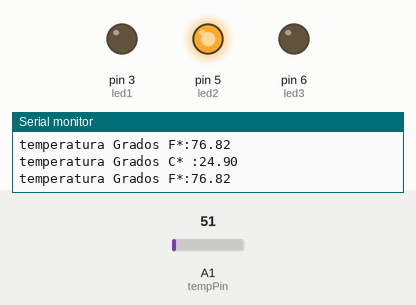
Recording of a sketch running on a simulated Arduino Uno, built with avr-gcc and run on an emulated ATmega328P. Shown: output pins drawn as LEDs (lit = HIGH), the last lines printed to the serial monitor. The inputs (shaded band) are chosen by the test bench; at power-on: A1 (tempPin) = 51.

Above: at 1.8 s.
1.9 s: A1 (tempPin) set to 58
At 2.4 s:
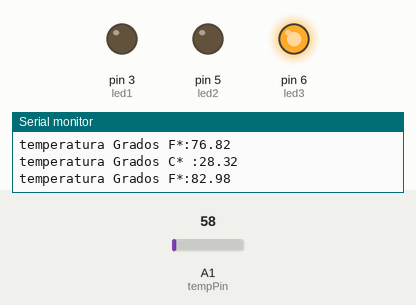
3.5 s: A1 (tempPin) set to 30
At 5.2 s:
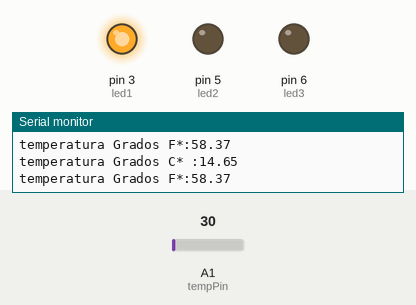
5.5 s: A1 (tempPin) set to 61
At 6.9 s:
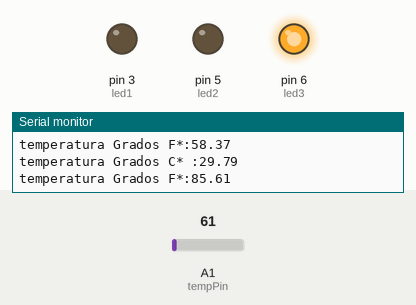
7.5 s: A1 (tempPin) set to 15
At 8.5 s:
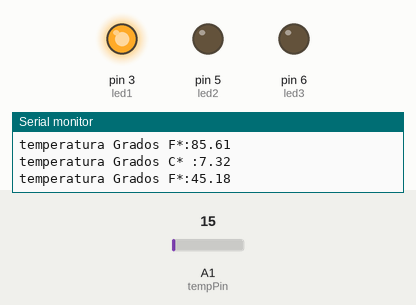
Timing chart, 0 to 10.5 s (numbered marks = the images above; inputs shaded):
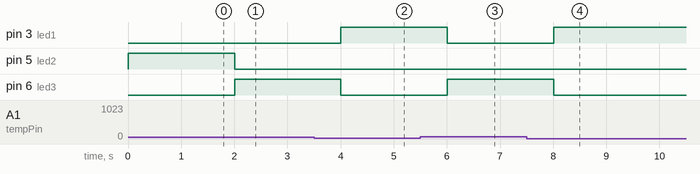

The sketch:

sketch_pract12_sensor_de_temperatura_mas_leds.ino
```cpp
int va1;
int tempPin=1;
int led1=3;
int led2=5;
int led3=6;
int t=1000;

void setup() {
 pinMode(led1,OUTPUT);
 pinMode(led2,OUTPUT);
 pinMode(led3,OUTPUT);
 pinMode(A1,INPUT);
 Serial.begin(9600);
}

void loop() {
   va1=analogRead(tempPin);
  float mv=(va1/1024.0)*5000.0;
  float gCenti=mv/10;
  float fath=(gCenti*9)/5+32;
  Serial.print("temperatura Grados C* :");
  Serial.println(gCenti);

  Serial.print("temperatura Grados F*:");
  Serial.println(fath);
  Serial.println();


   if(gCenti <15.0){

 digitalWrite(led1,HIGH);
 digitalWrite(led2,LOW);
 digitalWrite(led3,LOW);
 delay(t);
 }

 if(gCenti>15 && gCenti<25.0){

  digitalWrite(led1,LOW);
 digitalWrite(led2,HIGH);
 digitalWrite(led3,LOW);
 delay(t);
 }

 if(gCenti>=25.0){


 digitalWrite(led1,LOW);
 digitalWrite(led2,LOW);
  digitalWrite(led3,HIGH);
 delay(t);

 }
}
```

Measured:
- the behaviour switches between 51 and 52 on A1 (tempPin) (found by bisection; images 0 and 1)
- after the input at 1.9 s, pin 5 (led2): HIGH → LOW after 0.10 s; pin 6 (led3): LOW → HIGH after 0.10 s
- after the input at 3.5 s, pin 3 (led1): LOW → HIGH after 0.51 s; pin 6 (led3): HIGH → LOW after 0.51 s
- after the input at 5.5 s, pin 3 (led1): HIGH → LOW after 0.51 s; pin 6 (led3): LOW → HIGH after 0.51 s
- after the input at 7.5 s, pin 3 (led1): LOW → HIGH after 0.51 s; pin 6 (led3): HIGH → LOW after 0.51 s
